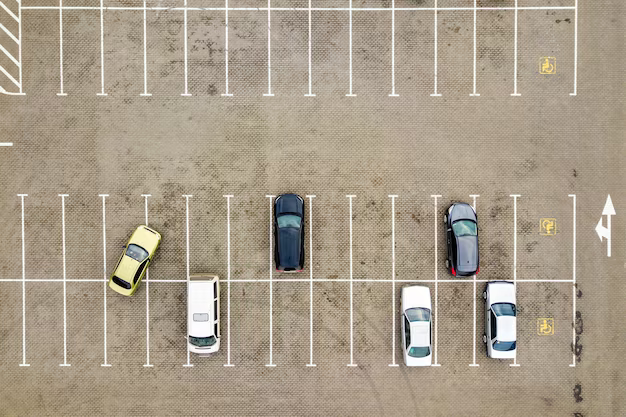
#> input picture parking_lot.png, 626 x 417 px, found by its file name
$ jupyter execute tasks.ipynb
#> lines starting #> are read from the running program, lines starting #| are printed output that depends on the picture
# TDT17: Key concept (FCNNs): Regularization: Heuristics: Early stopping, Data augmentation, Noise

This notebook contains a Given-Find task for the key concept of regularization in deep learning. The task revolves around calculating updated bounding boxes for augmented images. Computer vision data augmentation is not yet very well supported in a lot of libraries, and was only very recently [added to PyTorch](https://pytorch.org/blog/extending-torchvisions-transforms-to-object-detection-segmentation-and-video-tasks/) in the transforms V2 API. The task is therefore actually something you may see yourself having to implement, which makes it very useful.

## Prerequisites

This notebook requires the following Python packages:
 - requests (optional, for downloading the image)
 - matplotlib

*nix commands for setting up environment and installing packages;
```bash
python3 -m venv venv
source venv/bin/activate
pip install requests numpy matplotlib
```

## Task description

This task assumes familiarity with the topics at hand and does not go into depth about the theory behind them. We are going to be using the below image of a parking lot, with the bounding boxes of the cars in the image, and calculating the updated bounding boxes for the augmented images. The image is augmented using a few different transforms. The code to apply the transform to the image is provided, and the task is to calculate the updated bounding boxes for the augmented images.

*If you do not see this image run the code below to download it*

[cell 1]
import requests

img_data = requests.get("https://raw.githubusercontent.com/LorgeN/TDT17/master/parking_lot.png").content
with open('parking_lot.png', 'wb') as handler:
    handler.write(img_data)

The methods below allow us to visualise the bounding boxes on the image, and may be useful later to verify your findings

[cell 2]
from typing import List
import matplotlib.pyplot as plt
import matplotlib.patches as patches
from PIL import Image


class BB:
    x: int  # x coordinate of the top left corner pixel
    y: int  # y coordinate of the top left corner pixel
    w: int  # width of the bounding box (in pixels)
    h: int  # height of the bounding box (in pixels)

    def __init__(self, x: int, y: int, w: int, h: int):
        self.x = x
        self.y = y
        self.w = w
        self.h = h

    def with_x(self, x: int):
        return BB(x, self.y, self.w, self.h)

    def with_y(self, y: int):
        return BB(self.x, y, self.w, self.h)

    def with_xy(self, x: int, y: int):
        return BB(x, y, self.w, self.h)

    def with_wh(self, w: int, h: int):
        return BB(self.x, self.y, w, h)

    def __str__(self):
        return f"BB(x={self.x}, y={self.y}, w={self.w}, h={self.h})"

    def __repr__(self):
        return self.__str__()


def draw_boxes(boxes: List[BB], im: Image):
    fig, ax = plt.subplots()
    ax.imshow(im)

    for box in boxes:
        rect = patches.Rectangle(
            (box.x, box.y), box.w, box.h, linewidth=1, edgecolor="r", facecolor="none"
        )
        ax.add_patch(rect)

    plt.show()

Below we define the bounding boxes for the default image

[cell 3]
IMAGE = Image.open("parking_lot.png")
#> IMAGE is the input picture: PIL image 626x417 RGB; mean R, G, B 168.7, 156.4, 138.5
DEFAULT_BOUNDING_BOXES = [
    BB(100, 220, 60, 75),
    BB(180, 270, 50, 85),
    BB(270, 190, 40, 85),
    BB(395, 280, 40, 90),
    BB(440, 195, 40, 85),
    BB(480, 280, 40, 85),
]

draw_boxes(DEFAULT_BOUNDING_BOXES, IMAGE)
#> in draw_boxes, `plt.show()`:
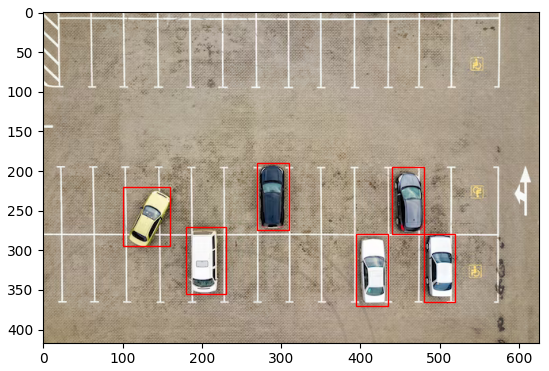
#> figure drawn by matplotlib, 1 panel

## Task 1: Resized image

The code below resizes the image. This is a very useful transform since we in many cases may not have a uniform image size in our data, and some other transforms change the image size, so applying this transform as the last in your "chain" is a good way to ensure uniform data. The task is to calculate the updated bounding boxes in the skeleton code.

We are essentially "multiplying" the image by some factors in the x and y direction, and the bounding boxes should be updated accordingly. These factors are equal to

$$S_x = \frac{W_{new}}{W_{old}}$$

$$S_y = \frac{H_{new}}{H_{old}}$$

where $W$ and $H$ are the width and height of the image, respectively.

With these factors we can calculate the updated bounding boxes as

$$x_{new} = x_{old} \cdot S_x$$

$$y_{new} = y_{old} \cdot S_y$$

$$w_{new} = w_{old} \cdot S_x$$

$$h_{new} = h_{old} \cdot S_y$$

where $x$ and $y$ are the coordinates of the top left corner of the bounding box, and $w$ and $h$ are the width and height of the bounding box, respectively.

[cell 4]
original_dimensions = IMAGE.size
#> original_dimensions = (626, 417)
resized_image = IMAGE.resize((600, 400))

resized_bounding_boxes = [
    BB(
        box.x, # TODO: Update x coordinate
        box.y, # TODO: Update y coordinate
        box.w, # TODO: Update w
        box.h, # TODO: Update h
    )
    for box in DEFAULT_BOUNDING_BOXES
]
#> resized_bounding_boxes = 6 items

draw_boxes(resized_bounding_boxes, resized_image)
#> the loop in draw_boxes (call 2), `for box in boxes:` made 6 passes
#> in draw_boxes (call 2), `plt.show()`:
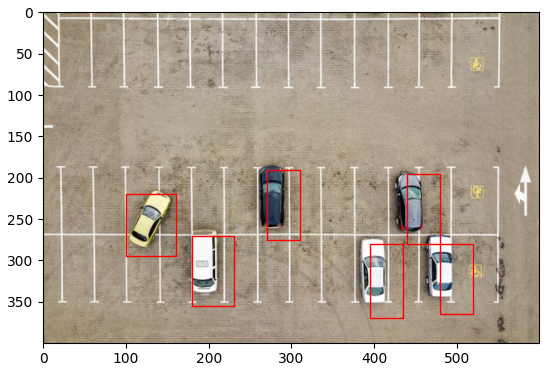
#> figure drawn by matplotlib, 1 panel

## Task 2: Flipped image

The code below flips the image horizontally. The task is to implement the logic for calculating the updated bounding boxes for the flipped image in the skeleton code below.

The math for this transform is relatively straightforward. Our width and heigh remains the same, and since we are flipping horizontally, we only need to update our x coordinates. We have to remember that our reference point for the coordinate is the top left corner of the box. This means that the new x coordinate is equal to $$x_{new} = \text{image width} - \text{box width} - x_{old}$$

[cell 5]
flipped_image = IMAGE.transpose(Image.FLIP_LEFT_RIGHT)
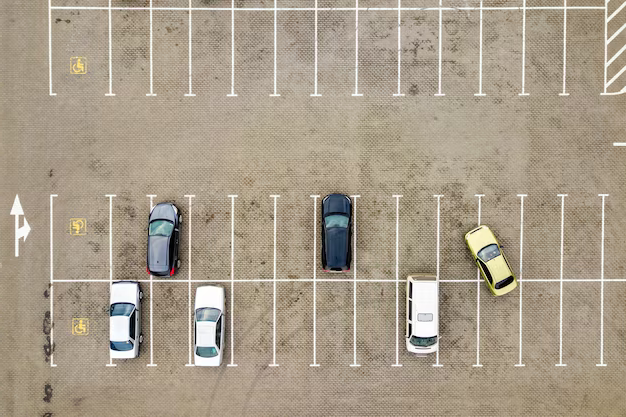
#> flipped_image: PIL image 626x417 RGB; mean R, G, B 168.7, 156.4, 138.5

flipped_bounding_boxes = [
    box.with_x(box.x) for box in DEFAULT_BOUNDING_BOXES  # TODO: Update x coordinate
]
#> flipped_bounding_boxes = 6 items

draw_boxes(flipped_bounding_boxes, flipped_image)
#> the loop in draw_boxes (call 3), `for box in boxes:` made 6 passes
#> in draw_boxes (call 3), `plt.show()`:
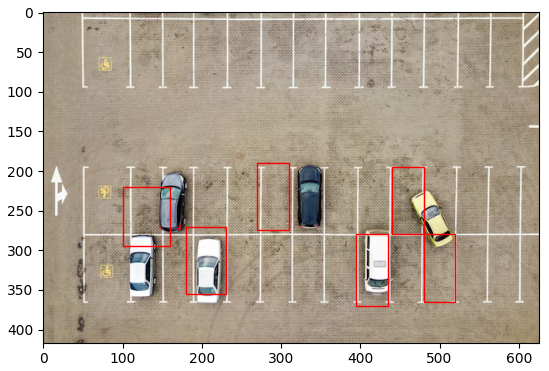
#> figure drawn by matplotlib, 1 panel

# Task 3: Cropped image

The code below crops the image. The task is to implement the logic for calculating the updated bounding boxes for the cropped image in the skeleton code below.

This does not involve scaling, making it a question of translating the bounding boxes. Since we are cropping the image, we need to make sure that the bounding boxes are still within the image. This means that we need to check if the bounding box is outside the image, and if it is, we should either remove it or update the size.

First we should translate the boxes by the top left crop, which in this case is both 60 pixels. We do this simply by subtracting 60 from the x and y coordinates:

$$x_{new} = x_{old} - 60$$

$$y_{new} = y_{old} - 60$$

Then we need to check if the bounding box is outside the image. This has to be done as several steps:

1. If $x < 0$ -> $x = 0$ and update width by $w = w + x$ since we are removing $x$ pixels from the left side of the image
2. If $y < 0$ -> $y = 0$ and update height by $h = h + y$ since we are removing $y$ pixels from the top of the image
3. If $x + w > W$ -> $w = W - x$ since we are removing $x$ pixels from the right side of the image
4. If $y + h > H$ -> $h = H - y$ since we are removing $y$ pixels from the bottom of the image

where $W$ and $H$ are the width and height of the image, respectively.

Now, if the bounding box is outside the image, we should remove it. We can check this by checking if the width or height is less than or equal to 0. If it is, we should remove the bounding box.

[cell 6]
cropped_image = IMAGE.crop((60, 60, 440, 340))
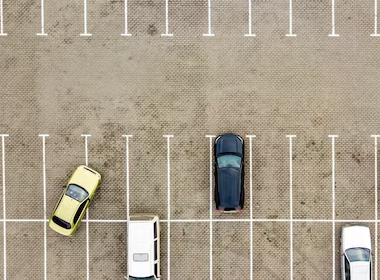
#> cropped_image: PIL image 380x280 RGB; mean R, G, B 170, 158.5, 140

cropped_bounding_boxes = []

for box in DEFAULT_BOUNDING_BOXES:
    updated = box  # TODO: Update box

    cropped_bounding_boxes.append(updated)
#> this loop made 6 passes
#> after the loop, cropped_bounding_boxes = 6 items

draw_boxes(cropped_bounding_boxes, cropped_image)
#> the loop in draw_boxes (call 4), `for box in boxes:` made 6 passes
#> in draw_boxes (call 4), `plt.show()`:
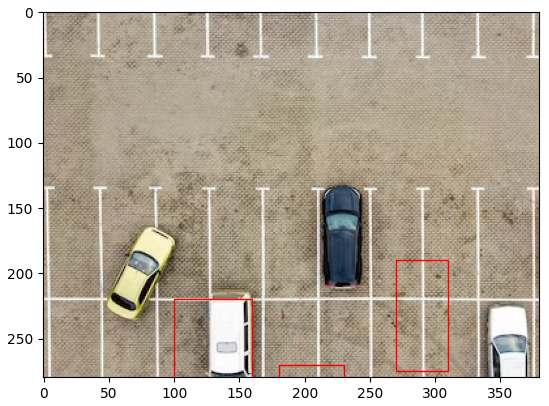
#> figure drawn by matplotlib, 1 panel

# Task 4: Rotate image

The code below rotates the image 3 degrees around the center point. The task is to implement the logic for calculating the updated bounding boxes for the rotated image in the skeleton code below.

The math for this transform is a bit more involved. We should consider the top left and bottom right corner of the bounding box, and rotate it around the center point of the image. We can calculate the center point of the image as

$$x_{center} = \frac{W}{2}$$

$$y_{center} = \frac{H}{2}$$

where $W$ and $H$ are the width and height of the image, respectively.

We can then use

$$x_{new} = x_{center} + (x_{old} - x_{center}) \cdot \cos(\theta) - (y_{old} - y_{center}) \cdot \sin(\theta)$$

$$y_{new} = y_{center} + (x_{old} - x_{center}) \cdot \sin(\theta) + (y_{old} - y_{center}) \cdot \cos(\theta)$$

to rotate counter-clockwise where $\theta$ is the angle of rotation, which in this case is 3 degrees. Since this rotation is counter-clockwise we will need to use -3 degrees instead.

Since we can not represent an angled bounding box, we need to calculate the new width and height of the bounding box. We can do this by calculating the distance between the corners of the bounding box.

We can find the bottom right corner using

$$x_{bottom right} = x_{old} + w_{old}$$

$$y_{bottom right} = y_{old} + h_{old}$$

**Hint: Remember that python math uses radians! Use `math.radians` to convert from degrees to radians**

[cell 7]
import math

rotated_image = IMAGE.rotate(3)
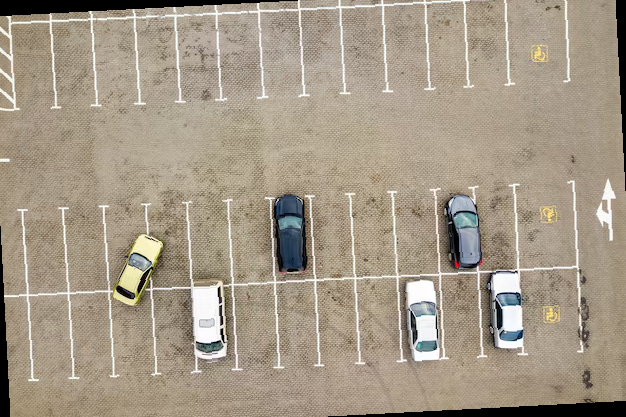
#> rotated_image: PIL image 626x417 RGB; mean R, G, B 164.3, 152.4, 135

rotated_bounding_boxes = []


for box in DEFAULT_BOUNDING_BOXES:
    updated = box # TODO: Update box coordinates

    rotated_bounding_boxes.append(updated)
#> after the loop, rotated_bounding_boxes = 6 items


draw_boxes(rotated_bounding_boxes, rotated_image)
#> the loop in draw_boxes (call 5), `for box in boxes:` made 6 passes
#> in draw_boxes (call 5), `plt.show()`:
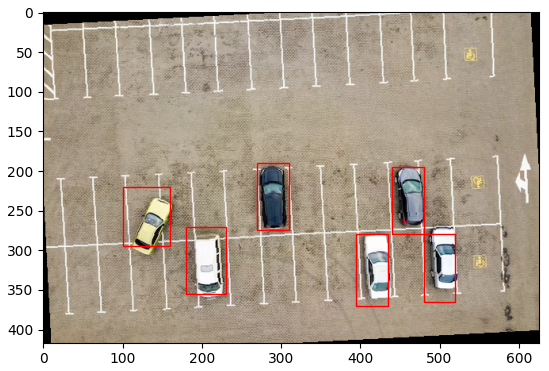
#> figure drawn by matplotlib, 1 panel
